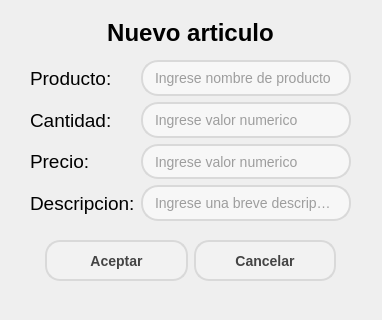
<?xml version="1.0" encoding="UTF-8"?>
<ui version="4.0">
 <class>Agregar</class>
 <widget class="QDialog" name="Agregar">
  <property name="geometry">
   <rect>
    <x>0</x>
    <y>0</y>
    <width>382</width>
    <height>320</height>
   </rect>
  </property>
  <property name="windowTitle">
   <string>Dialog</string>
  </property>
  <widget class="QLabel" name="titulo">
   <property name="geometry">
    <rect>
     <x>80</x>
     <y>10</y>
     <width>221</width>
     <height>45</height>
    </rect>
   </property>
   <property name="font">
    <font>
     <family>Segoe UI</family>
     <pointsize>18</pointsize>
     <weight>75</weight>
     <bold>true</bold>
    </font>
   </property>
   <property name="text">
    <string>Nuevo articulo</string>
   </property>
   <property name="alignment">
    <set>Qt::AlignCenter</set>
   </property>
  </widget>
  <widget class="QLabel" name="notificacion">
   <property name="geometry">
    <rect>
     <x>100</x>
     <y>290</y>
     <width>161</width>
     <height>20</height>
    </rect>
   </property>
   <property name="font">
    <font>
     <family>Segoe UI</family>
     <pointsize>9</pointsize>
     <weight>75</weight>
     <bold>true</bold>
    </font>
   </property>
   <property name="layoutDirection">
    <enum>Qt::LeftToRight</enum>
   </property>
   <property name="styleSheet">
    <string notr="true">color: #aa0000</string>
   </property>
   <property name="text">
    <string/>
   </property>
   <property name="alignment">
    <set>Qt::AlignRight|Qt::AlignTrailing|Qt::AlignVCenter</set>
   </property>
   <property name="textInteractionFlags">
    <set>Qt::LinksAccessibleByMouse|Qt::TextEditable</set>
   </property>
  </widget>
  <widget class="QWidget" name="layoutWidget_2">
   <property name="geometry">
    <rect>
     <x>30</x>
     <y>60</y>
     <width>321</width>
     <height>161</height>
    </rect>
   </property>
   <layout class="QFormLayout" name="formLayout">
    <item row="0" column="0">
     <widget class="QLabel" name="label_nombre">
      <property name="font">
       <font>
        <family>Segoe UI</family>
        <pointsize>14</pointsize>
       </font>
      </property>
      <property name="text">
       <string>Producto:</string>
      </property>
     </widget>
    </item>
    <item row="0" column="1">
     <widget class="QLineEdit" name="in_nombre">
      <property name="sizePolicy">
       <sizepolicy hsizetype="Expanding" vsizetype="Expanding">
        <horstretch>0</horstretch>
        <verstretch>0</verstretch>
       </sizepolicy>
      </property>
      <property name="font">
       <font>
        <pointsize>-1</pointsize>
       </font>
      </property>
      <property name="tabletTracking">
       <bool>false</bool>
      </property>
      <property name="focusPolicy">
       <enum>Qt::StrongFocus</enum>
      </property>
      <property name="autoFillBackground">
       <bool>false</bool>
      </property>
      <property name="styleSheet">
       <string notr="true">QLineEdit {
    background-color: #F7F7F7; /* Color de fondo */
    border: 2px solid #D9D9D9; /* Borde gris claro */
    border-radius: 17px; /* Bordes curvos */
    padding: 5px 10px; /* Espacio interno para texto */
    font-size: 14px; /* Tamaño de fuente */
    color: #444444; /* Color de texto */
}
QLineEdit:focus {
    border-color: #0078d7; /* Cambia el color del borde cuando se selecciona el QLineEdit */
    outline: none; /* Elimina el contorno alrededor del QLineEdit al seleccionarlo */
}</string>
      </property>
      <property name="inputMethodHints">
       <set>Qt::ImhNone</set>
      </property>
      <property name="inputMask">
       <string/>
      </property>
      <property name="text">
       <string/>
      </property>
      <property name="maxLength">
       <number>32767</number>
      </property>
      <property name="frame">
       <bool>true</bool>
      </property>
      <property name="dragEnabled">
       <bool>false</bool>
      </property>
      <property name="readOnly">
       <bool>false</bool>
      </property>
      <property name="placeholderText">
       <string>Ingrese nombre de producto</string>
      </property>
      <property name="clearButtonEnabled">
       <bool>true</bool>
      </property>
     </widget>
    </item>
    <item row="1" column="0">
     <widget class="QLabel" name="label_cant">
      <property name="font">
       <font>
        <family>Segoe UI</family>
        <pointsize>14</pointsize>
       </font>
      </property>
      <property name="text">
       <string>Cantidad:</string>
      </property>
     </widget>
    </item>
    <item row="1" column="1">
     <widget class="QLineEdit" name="in_cant">
      <property name="sizePolicy">
       <sizepolicy hsizetype="Expanding" vsizetype="Expanding">
        <horstretch>0</horstretch>
        <verstretch>0</verstretch>
       </sizepolicy>
      </property>
      <property name="font">
       <font>
        <pointsize>-1</pointsize>
       </font>
      </property>
      <property name="tabletTracking">
       <bool>false</bool>
      </property>
      <property name="focusPolicy">
       <enum>Qt::StrongFocus</enum>
      </property>
      <property name="autoFillBackground">
       <bool>false</bool>
      </property>
      <property name="styleSheet">
       <string notr="true">QLineEdit {
    background-color: #F7F7F7; /* Color de fondo */
    border: 2px solid #D9D9D9; /* Borde gris claro */
    border-radius: 17px; /* Bordes curvos */
    padding: 5px 10px; /* Espacio interno para texto */
    font-size: 14px; /* Tamaño de fuente */
    color: #444444; /* Color de texto */
}
QLineEdit:focus {
    border-color: #0078d7; /* Cambia el color del borde cuando se selecciona el QLineEdit */
    outline: none; /* Elimina el contorno alrededor del QLineEdit al seleccionarlo */
}
</string>
      </property>
      <property name="inputMethodHints">
       <set>Qt::ImhNone</set>
      </property>
      <property name="inputMask">
       <string/>
      </property>
      <property name="text">
       <string/>
      </property>
      <property name="maxLength">
       <number>32767</number>
      </property>
      <property name="frame">
       <bool>true</bool>
      </property>
      <property name="dragEnabled">
       <bool>false</bool>
      </property>
      <property name="readOnly">
       <bool>false</bool>
      </property>
      <property name="placeholderText">
       <string>Ingrese valor numerico</string>
      </property>
      <property name="clearButtonEnabled">
       <bool>true</bool>
      </property>
     </widget>
    </item>
    <item row="2" column="0">
     <widget class="QLabel" name="label_precio_2">
      <property name="font">
       <font>
        <family>Segoe UI</family>
        <pointsize>14</pointsize>
       </font>
      </property>
      <property name="text">
       <string>Precio:</string>
      </property>
     </widget>
    </item>
    <item row="2" column="1">
     <widget class="QLineEdit" name="in_precio">
      <property name="sizePolicy">
       <sizepolicy hsizetype="Expanding" vsizetype="Expanding">
        <horstretch>0</horstretch>
        <verstretch>0</verstretch>
       </sizepolicy>
      </property>
      <property name="font">
       <font>
        <pointsize>-1</pointsize>
       </font>
      </property>
      <property name="tabletTracking">
       <bool>false</bool>
      </property>
      <property name="focusPolicy">
       <enum>Qt::StrongFocus</enum>
      </property>
      <property name="autoFillBackground">
       <bool>false</bool>
      </property>
      <property name="styleSheet">
       <string notr="true">QLineEdit {
    background-color: #F7F7F7; /* Color de fondo */
    border: 2px solid #D9D9D9; /* Borde gris claro */
    border-radius: 17px; /* Bordes curvos */
    padding: 5px 10px; /* Espacio interno para texto */
    font-size: 14px; /* Tamaño de fuente */
    color: #444444; /* Color de texto */
}
QLineEdit:focus {
    border-color: #0078d7; /* Cambia el color del borde cuando se selecciona el QLineEdit */
    outline: none; /* Elimina el contorno alrededor del QLineEdit al seleccionarlo */
}</string>
      </property>
      <property name="inputMethodHints">
       <set>Qt::ImhNone</set>
      </property>
      <property name="inputMask">
       <string/>
      </property>
      <property name="text">
       <string/>
      </property>
      <property name="maxLength">
       <number>32767</number>
      </property>
      <property name="frame">
       <bool>true</bool>
      </property>
      <property name="dragEnabled">
       <bool>false</bool>
      </property>
      <property name="readOnly">
       <bool>false</bool>
      </property>
      <property name="placeholderText">
       <string>Ingrese valor numerico</string>
      </property>
      <property name="clearButtonEnabled">
       <bool>true</bool>
      </property>
     </widget>
    </item>
    <item row="3" column="0">
     <widget class="QLabel" name="label_descrip">
      <property name="font">
       <font>
        <family>Segoe UI</family>
        <pointsize>14</pointsize>
       </font>
      </property>
      <property name="text">
       <string>Descripcion:</string>
      </property>
     </widget>
    </item>
    <item row="3" column="1">
     <widget class="QLineEdit" name="in_descrip">
      <property name="sizePolicy">
       <sizepolicy hsizetype="Expanding" vsizetype="Expanding">
        <horstretch>0</horstretch>
        <verstretch>0</verstretch>
       </sizepolicy>
      </property>
      <property name="font">
       <font>
        <pointsize>-1</pointsize>
       </font>
      </property>
      <property name="tabletTracking">
       <bool>false</bool>
      </property>
      <property name="focusPolicy">
       <enum>Qt::StrongFocus</enum>
      </property>
      <property name="autoFillBackground">
       <bool>false</bool>
      </property>
      <property name="styleSheet">
       <string notr="true">QLineEdit {
    background-color: #F7F7F7; /* Color de fondo */
    border: 2px solid #D9D9D9; /* Borde gris claro */
    border-radius: 17px; /* Bordes curvos */
    padding: 5px 10px; /* Espacio interno para texto */
    font-size: 14px; /* Tamaño de fuente */
    color: #444444; /* Color de texto */
}
QLineEdit:focus {
    border-color: #0078d7; /* Cambia el color del borde cuando se selecciona el QLineEdit */
    outline: none; /* Elimina el contorno alrededor del QLineEdit al seleccionarlo */
}</string>
      </property>
      <property name="inputMethodHints">
       <set>Qt::ImhNone</set>
      </property>
      <property name="inputMask">
       <string/>
      </property>
      <property name="text">
       <string/>
      </property>
      <property name="maxLength">
       <number>32767</number>
      </property>
      <property name="frame">
       <bool>true</bool>
      </property>
      <property name="dragEnabled">
       <bool>false</bool>
      </property>
      <property name="readOnly">
       <bool>false</bool>
      </property>
      <property name="placeholderText">
       <string>Ingrese una breve descripcion</string>
      </property>
      <property name="clearButtonEnabled">
       <bool>true</bool>
      </property>
     </widget>
    </item>
   </layout>
  </widget>
  <widget class="QWidget" name="horizontalLayoutWidget">
   <property name="geometry">
    <rect>
     <x>30</x>
     <y>240</y>
     <width>321</width>
     <height>41</height>
    </rect>
   </property>
   <layout class="QHBoxLayout" name="horizontalLayout">
    <property name="leftMargin">
     <number>15</number>
    </property>
    <property name="rightMargin">
     <number>15</number>
    </property>
    <item>
     <widget class="QPushButton" name="btn_aceptar">
      <property name="enabled">
       <bool>true</bool>
      </property>
      <property name="sizePolicy">
       <sizepolicy hsizetype="Preferred" vsizetype="Expanding">
        <horstretch>0</horstretch>
        <verstretch>0</verstretch>
       </sizepolicy>
      </property>
      <property name="font">
       <font>
        <family>Segoe UI</family>
        <pointsize>-1</pointsize>
        <weight>75</weight>
        <bold>true</bold>
       </font>
      </property>
      <property name="styleSheet">
       <string notr="true">QPushButton {
    background-color: #F2F2F2; /* Color de fondo */
    border: 2px solid #D9D9D9; /* Borde gris claro */
    border-radius: 15px; /* Bordes curvos */
    padding: 5px 10px; /* Espacio interno para texto */
    font-weight: bold; /* Texto en negrita */
    font-size: 14px; /* Tamaño de fuente */
    color: #444444; /* Color de texto */
}

QPushButton:hover {
    background-color: #88AEF1; /* Color celeste */
    border-color: #0078D7; /* Borde celeste */
    color: #FFFFFF; /* Color de texto blanco */
}</string>
      </property>
      <property name="inputMethodHints">
       <set>Qt::ImhSensitiveData|Qt::ImhUppercaseOnly</set>
      </property>
      <property name="text">
       <string>Aceptar</string>
      </property>
      <property name="checkable">
       <bool>true</bool>
      </property>
      <property name="checked">
       <bool>true</bool>
      </property>
      <property name="autoRepeat">
       <bool>true</bool>
      </property>
      <property name="autoRepeatDelay">
       <number>150</number>
      </property>
      <property name="autoDefault">
       <bool>false</bool>
      </property>
      <property name="default">
       <bool>false</bool>
      </property>
      <property name="flat">
       <bool>false</bool>
      </property>
     </widget>
    </item>
    <item>
     <widget class="QPushButton" name="btn_cancelar">
      <property name="enabled">
       <bool>true</bool>
      </property>
      <property name="sizePolicy">
       <sizepolicy hsizetype="Preferred" vsizetype="Expanding">
        <horstretch>0</horstretch>
        <verstretch>0</verstretch>
       </sizepolicy>
      </property>
      <property name="font">
       <font>
        <family>Segoe UI</family>
        <pointsize>-1</pointsize>
        <weight>75</weight>
        <bold>true</bold>
       </font>
      </property>
      <property name="styleSheet">
       <string notr="true">QPushButton {
    background-color: #F2F2F2; /* Color de fondo */
    border: 2px solid #D9D9D9; /* Borde gris claro */
    border-radius: 15px; /* Bordes curvos */
    padding: 5px 10px; /* Espacio interno para texto */
    font-weight: bold; /* Texto en negrita */
    font-size: 14px; /* Tamaño de fuente */
    color: #444444; /* Color de texto */
}

QPushButton:hover {
    background-color: #88AEF1; /* Color celeste */
    border-color: #0078D7; /* Borde celeste */
    color: #FFFFFF; /* Color de texto blanco */
}</string>
      </property>
      <property name="inputMethodHints">
       <set>Qt::ImhSensitiveData|Qt::ImhUppercaseOnly</set>
      </property>
      <property name="text">
       <string>Cancelar</string>
      </property>
      <property name="checkable">
       <bool>true</bool>
      </property>
      <property name="checked">
       <bool>true</bool>
      </property>
      <property name="autoRepeat">
       <bool>true</bool>
      </property>
      <property name="autoRepeatDelay">
       <number>150</number>
      </property>
      <property name="autoDefault">
       <bool>false</bool>
      </property>
      <property name="default">
       <bool>false</bool>
      </property>
      <property name="flat">
       <bool>false</bool>
      </property>
     </widget>
    </item>
   </layout>
  </widget>
 </widget>
 <resources/>
 <connections/>
</ui>
